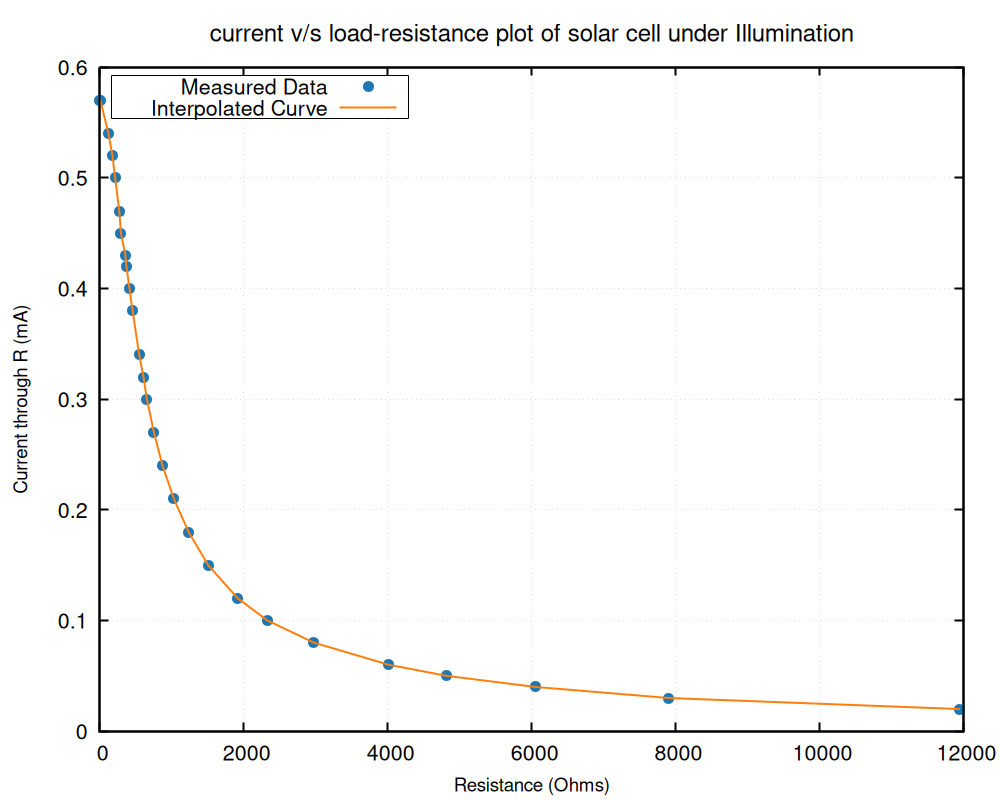

gnuplot code for this plot:
set terminal pngcairo size 1000,800 enhanced font "Helvetica,16"
set output "ir.png"

set title "current v/s load-resistance plot of solar cell under Illumination" font ",18"
set ylabel "Current through R (mA)" font ",14"
set xlabel "Resistance (Ohms)" font ",14"
set grid lc rgb "#aaaaaa" lw 1 lt 0
set border lw 2
set key top left box

set style line 1 lc rgb "#1f77b4" lw 2 pt 7 ps 1.5
set style line 2 lc rgb "#ff7f0e" lw 2

# Dotted reference lines at x=0 and y=0
set arrow from graph 0,first 0 to graph 1,first 0 nohead ls 3
set arrow from first 0,graph 0 to first 0,graph 1 nohead ls 3

plot "ir.dat" using 2:1 with points ls 1 title "Measured Data", \
     "ir.dat" using 2:1 with lines ls 2 title "Interpolated Curve"
